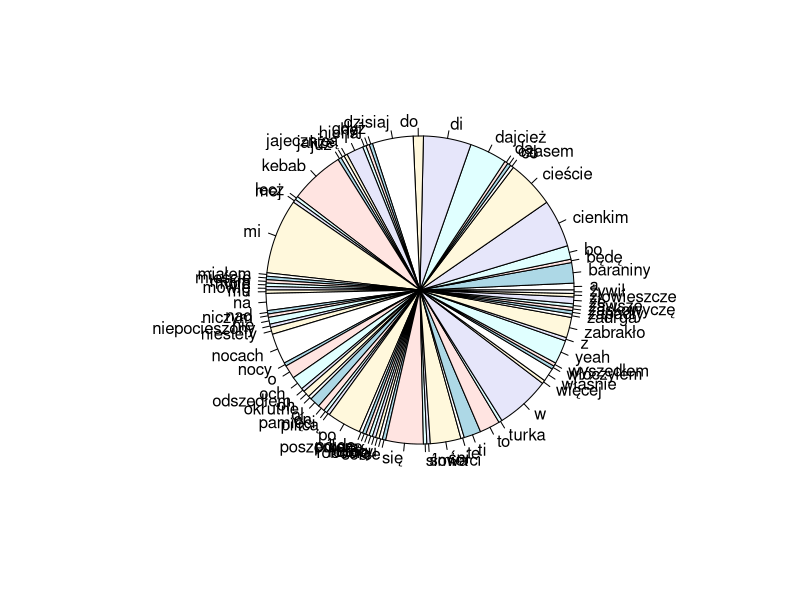
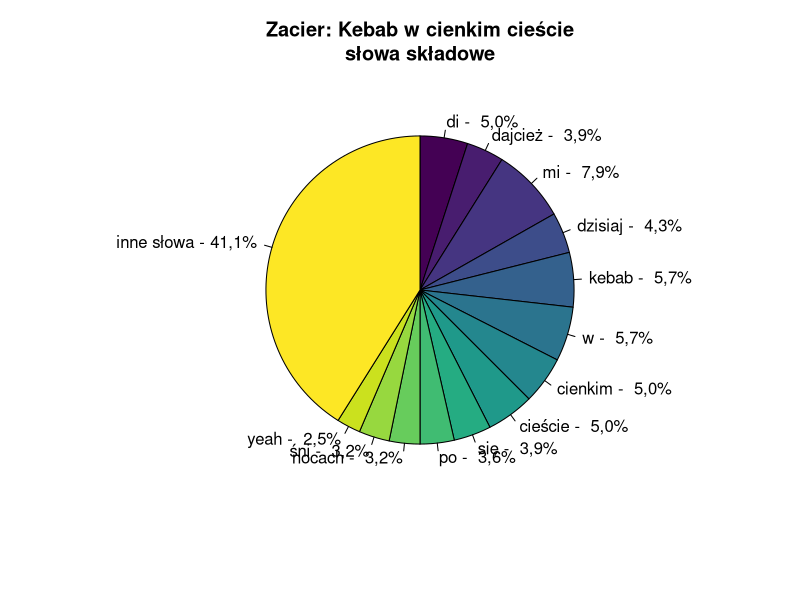

Generate these figures, in order, with R:
lyr <- "Wyszedłem dzisiaj z roboty
Gdyż nie miałem co robić
W robocie
Hej yeah
Poszedłem do turka na rogu
I mówię mu daj mi proszę
Kebab w cienkim cieście
Oł yeah
A on mi na to że niestety
Zabrakło baraniny
A on mi na to że niestety
Zabrakło baraniny
Kebab w cienkim cieście
Po nocach mi się śni
Po nocach mi się śni
Kebab w cienkim cieście
Och dajcież dzisiaj mi
Och dajcież mi dajcież mi
Kebab w cienkim cieście
Po nocach mi się śni
O ti di di di di
Kebab w cienkim cieście
Dajcież mi
Odszedłem niepocieszony
I do nocy włóczyłem się
Po moim mieście
Na zawsze zapadły w mej pamięci
Te słowa jakże okrutne
I złowieszcze
Bo to dzisiaj właśnie dzisiaj
Zabrakło baraniny
Bo to dzisiaj właśnie dzisiaj
Zabrakło baraniny
Kebab w cienkim cieście
Po nocach mi się śni
Po nocach mi się śni
Kebab w cienkim cieście
Oh dajcież dzisiaj mi
O dajcież mi dajcież
Kebab w cienkim cieście
Po nocach mi się śni
O ti di ti di ti di di di di
Kebab w cienkim cieście
Dajcież mi
Nie pójdę już więcej na kebab
I do śmierci będę żywił się jajecznicą
Lecz czasem serce moje zadrga
I zaskowyczę niczym hiena nad Pilicą
Bo to dzisiaj właśnie dzisiaj
Zabrakło baraniny
Bo to dzisiaj właśnie dzisiaj
Zabrakło baraniny
Kebab w cienkim cieście
Po nocach mi się śni
Po nocach mi się śni
Kebab w cienkim cieście
Och dajcież dzisiaj mi
Och dajcież mi dajcież mi
Kebab w cienkim cieście
Po nocach mi się śni
O ti di di di di
Kebab w cienkim cieście
Oł yeah yeah yeah yeah
Kebab
W cienkim cieście
Oł yeah
Oh kebab"

words <- tolower(unlist(stringr::str_split(lyr, "[[:space:][:punct:]]+")))
words
pie(table(words))
#words[substring(words, 1, 5)=="wypij"] <- 'wypij*'

df<-data.frame(table(words))
df$words <- as.character(df$words)
#View(df)
df$words[order(-df$Freq)][df$Freq[order(-df$Freq)]>3]
#df[order(-df$Freq),]


mainwords <- c("di", "dajcież", "mi", "dzisiaj", "kebab", "w", "cienkim", "cieście", "się", "po", "nocach", "śni", "yeah")
words2<- words
words2[!(words %in% mainwords)]<-"inne słowa"
words_levels <-c(mainwords, "inne słowa")
# words_levels <-c(mainwords)
words3<-factor(words2, level = words_levels)
pie(table(words3), 
    clockwise=TRUE, 
    col=viridis::viridis(length(words_levels)), 
    #    main="Lyrical composition\nof Let It Be", 
    # main="Występowanie poszczególnych słów\n w Let It Be zespołu The Beatles" 
    main='Zacier: Kebab w cienkim cieście\nsłowa składowe', 
    labels=paste(levels(words3),'-', paste0(format(round(table(words3)/sum(table(words3))*100,1), decimal.mark = ','),'%')))


# library(ggplot2)
# ggplot(data = as.data.frame(table(words3)), aes(x="", y=Freq, fill=words3)) + 
#   geom_bar(width = 1, stat = "identity", color = "white") +
#   coord_polar("y", start = 0)


